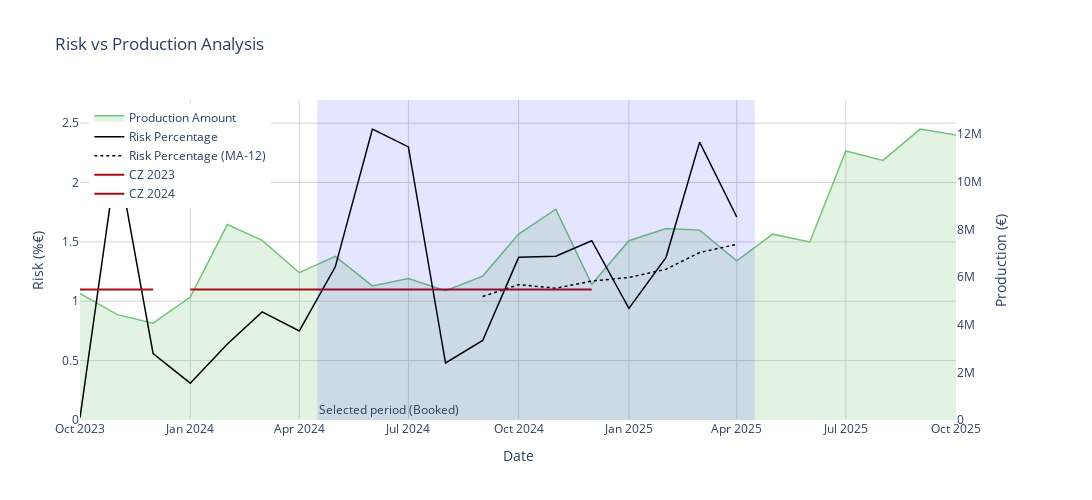

Notebook cell for this chart:
### Markdown cell above
### Con Medidas

### Code cell
src.functions.plot_risk_vs_production(data_clean, indicators, cz2022,
                        cz2023, cz2024, data_booked, 12)

### Figure 1 — Plotly figure (JSON) as saved in the notebook; plotly's stock layout.template omitted (floating-point values rounded to 4 significant figures)
{"data": [{"fill": "tozeroy", "fillcolor": "rgba(116,196,118,0.2)", "line": {"color": "rgba(116,196,118,1)", "width": 1.5}, "mode": "lines", "name": "Production Amount", "opacity": 0.1, "type": "scatter", "x": ["2023-10-01T00:00:00", "2023-11-01T00:00:00", "2023-12-01T00:00:00", "2024-01-01T00:00:00", "2024-02-01T00:00:00", "2024-03-01T00:00:00", "2024-04-01T00:00:00", "2024-05-01T00:00:00", "2024-06-01T00:00:00", "2024-07-01T00:00:00", "2024-08-01T00:00:00", "2024-09-01T00:00:00", "2024-10-01T00:00:00", "2024-11-01T00:00:00", "2024-12-01T00:00:00", "2025-01-01T00:00:00", "2025-02-01T00:00:00", "2025-03-01T00:00:00", "2025-04-01T00:00:00", "2025-05-01T00:00:00", "2025-06-01T00:00:00", "2025-07-01T00:00:00", "2025-08-01T00:00:00", "2025-09-01T00:00:00", "2025-10-01T00:00:00"], "xaxis": "x", "y": [5314000.0, 4425000.0, 4063000.0, 5159000.0, 8204000.0, 7540000.0, 6183000.0, 6869000.0, 5631000.0, 5940000.0, 5432000.0, 6041000.0, 7805000.0, 8849000.0, 5697000.0, 7527000.0, 8035000.0, 7972000.0, 6685000.0, 7802000.0, 7476000.0, 11300000.0, 10900000.0, 12210000.0, 11970000.0], "yaxis": "y"}, {"line": {"color": "black", "width": 1.5}, "mode": "lines", "name": "Risk Percentage", "type": "scatter", "x": ["2023-10-01T00:00:00", "2023-11-01T00:00:00", "2023-12-01T00:00:00", "2024-01-01T00:00:00", "2024-02-01T00:00:00", "2024-03-01T00:00:00", "2024-04-01T00:00:00", "2024-05-01T00:00:00", "2024-06-01T00:00:00", "2024-07-01T00:00:00", "2024-08-01T00:00:00", "2024-09-01T00:00:00", "2024-10-01T00:00:00", "2024-11-01T00:00:00", "2024-12-01T00:00:00", "2025-01-01T00:00:00", "2025-02-01T00:00:00", "2025-03-01T00:00:00", "2025-04-01T00:00:00", "2025-05-01T00:00:00", "2025-06-01T00:00:00", "2025-07-01T00:00:00", "2025-08-01T00:00:00", "2025-09-01T00:00:00", "2025-10-01T00:00:00"], "xaxis": "x", "y": [0.02, 2.23, 0.56, 0.31, 0.64, 0.91, 0.75, 1.29, 2.45, 2.3, 0.48, 0.67, 1.37, 1.38, 1.51, 0.94, 1.37, 2.34, 1.71, NaN, NaN, NaN, NaN, NaN, NaN], "yaxis": "y2"}, {"line": {"color": "black", "dash": "dot", "width": 1.5}, "mode": "lines", "name": "Risk Percentage (MA-12)", "type": "scatter", "x": ["2023-10-01T00:00:00", "2023-11-01T00:00:00", "2023-12-01T00:00:00", "2024-01-01T00:00:00", "2024-02-01T00:00:00", "2024-03-01T00:00:00", "2024-04-01T00:00:00", "2024-05-01T00:00:00", "2024-06-01T00:00:00", "2024-07-01T00:00:00", "2024-08-01T00:00:00", "2024-09-01T00:00:00", "2024-10-01T00:00:00", "2024-11-01T00:00:00", "2024-12-01T00:00:00", "2025-01-01T00:00:00", "2025-02-01T00:00:00", "2025-03-01T00:00:00", "2025-04-01T00:00:00"], "xaxis": "x", "y": [NaN, NaN, NaN, NaN, NaN, NaN, NaN, NaN, NaN, NaN, NaN, 1.04, 1.14, 1.11, 1.17, 1.2, 1.27, 1.41, 1.48], "yaxis": "y2"}, {"line": {"color": "rgba(165,15,21,1)", "width": 2}, "mode": "lines", "name": "CZ 2023", "type": "scatter", "x": ["2023-10-01T00:00:00", "2023-11-01T00:00:00", "2023-12-01T00:00:00"], "xaxis": "x", "y": [1.1, 1.1, 1.1], "yaxis": "y2"}, {"line": {"color": "rgba(165,15,21,1)", "width": 2}, "mode": "lines", "name": "CZ 2024", "type": "scatter", "x": ["2024-01-01T00:00:00", "2024-02-01T00:00:00", "2024-03-01T00:00:00", "2024-04-01T00:00:00", "2024-05-01T00:00:00", "2024-06-01T00:00:00", "2024-07-01T00:00:00", "2024-08-01T00:00:00", "2024-09-01T00:00:00", "2024-10-01T00:00:00", "2024-11-01T00:00:00", "2024-12-01T00:00:00"], "xaxis": "x", "y": [1.1, 1.1, 1.1, 1.1, 1.1, 1.1, 1.1, 1.1, 1.1, 1.1, 1.1, 1.1], "yaxis": "y2"}], "layout": {"annotations": [{"showarrow": false, "text": "Selected period (Booked)", "x": "2024-04-16T00:00:00", "xanchor": "left", "xref": "x", "y": 0, "yanchor": "bottom", "yref": "y domain"}], "height": 500, "legend": {"x": 0.01, "xanchor": "left", "y": 0.99, "yanchor": "top"}, "plot_bgcolor": "white", "shapes": [{"fillcolor": "blue", "line": {"width": 0}, "opacity": 0.1, "type": "rect", "x0": "2024-04-16T00:00:00", "x1": "2025-04-16T00:00:00", "xref": "x", "y0": 0, "y1": 1, "yref": "y domain"}], "showlegend": true, "title": {"text": "Risk vs Production Analysis"}, "width": 1500, "xaxis": {"anchor": "y", "autorange": true, "domain": [0, 0.94], "gridcolor": "lightgrey", "range": ["2023-10-01", "2025-10-01"], "showgrid": true, "title": {"text": "Date"}, "type": "date"}, "yaxis": {"anchor": "x", "domain": [0, 1], "range": [0, 13430000.0], "showgrid": false, "side": "right", "title": {"text": "Production (€)"}, "type": "linear"}, "yaxis2": {"anchor": "x", "gridcolor": "lightgrey", "overlaying": "y", "range": [0, 2.695], "showgrid": true, "side": "left", "title": {"text": "Risk (%€)"}, "type": "linear"}}}
